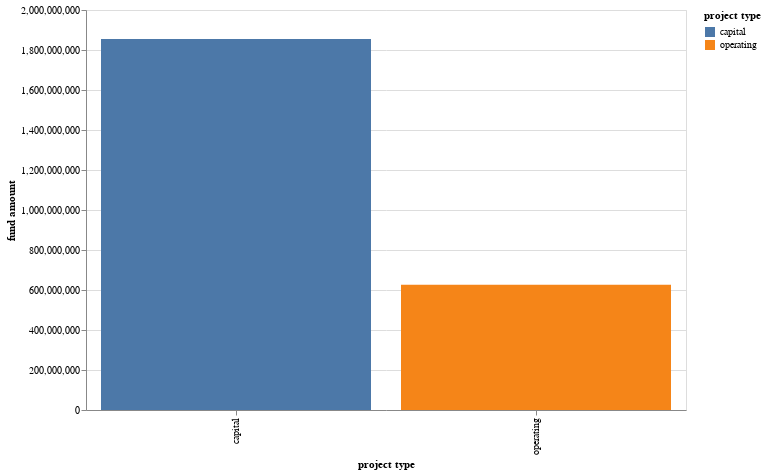
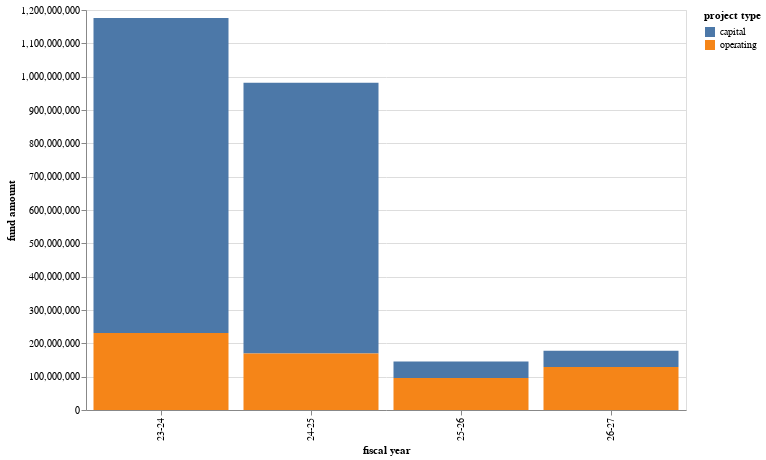

Notebook code for these charts, in order:
### Markdown cell above
# Charts

### Code cell
stack_chart = alt.Chart(by_year).mark_bar(point=True).encode(
    x="fiscal year", 
    y="fund amount", 
    color="project type",
    tooltip=["project type", "fund amount"],
).properties(width=600, height=400)


overall_chart = alt.Chart(by_type).mark_bar(point=True).encode(
    x="project type", 
    y="fund amount", 
    color="project type",
    tooltip=["project type", "fund amount"],
).properties(width=600, height=400)

source_chart = alt.Chart(by_type).mark_bar(point=True).encode(
    x="project type", 
    y="fund amount", 
    color="project type",
    tooltip=["project type", "fund amount"],
).properties(width=600, height=400)


display(
    Markdown("## Overall split of SB125 allocations funds by capital/operating expenses"),
    overall_chart,
    by_type,
    Markdown("## SB125 allocations funds by capital/operating expenses, by fiscal year"),
    stack_chart,
    #by_year.sort_values(by="project type")
)

### Figure 1 — Vega-Lite specification as saved in the notebook (floating-point values rounded to 4 significant figures)
{"config": {"view": {"continuousWidth": 300, "continuousHeight": 300}}, "data": {"name": "data-1b093f4fd754b12a94a60701a45260f5"}, "mark": {"type": "bar", "point": true}, "encoding": {"color": {"field": "project type", "type": "nominal"}, "tooltip": [{"field": "project type", "type": "nominal"}, {"field": "fund amount", "type": "quantitative"}], "x": {"field": "project type", "type": "nominal"}, "y": {"field": "fund amount", "type": "quantitative"}}, "height": 400, "width": 600, "$schema": "https://vega.github.io/schema/vega-lite/v5.17.0.json", "datasets": {"data-1b093f4fd754b12a94a60701a45260f5": [{"project type": "capital", "fund amount": 1855348721}, {"project type": "operating", "fund amount": 625654847}]}}

### Figure 2 — Vega-Lite specification as saved in the notebook (floating-point values rounded to 4 significant figures)
{"config": {"view": {"continuousWidth": 300, "continuousHeight": 300}}, "data": {"name": "data-a7e1deb4b2d7757328984cb1370701fb"}, "mark": {"type": "bar", "point": true}, "encoding": {"color": {"field": "project type", "type": "nominal"}, "tooltip": [{"field": "project type", "type": "nominal"}, {"field": "fund amount", "type": "quantitative"}], "x": {"field": "fiscal year", "type": "nominal"}, "y": {"field": "fund amount", "type": "quantitative"}}, "height": 400, "width": 600, "$schema": "https://vega.github.io/schema/vega-lite/v5.17.0.json", "datasets": {"data-a7e1deb4b2d7757328984cb1370701fb": [{"fiscal year": "23-24", "project type": "capital", "fund amount": 945242943}, {"fiscal year": "23-24", "project type": "operating", "fund amount": 230807266}, {"fiscal year": "24-25", "project type": "capital", "fund amount": 812480147}, {"fiscal year": "24-25", "project type": "operating", "fund amount": 169494114}, {"fiscal year": "25-26", "project type": "capital", "fund amount": 49092309}, {"fiscal year": "25-26", "project type": "operating", "fund amount": 96177774}, {"fiscal year": "26-27", "project type": "capital", "fund amount": 48533322}, {"fiscal year": "26-27", "project type": "operating", "fund amount": 129175693}]}}
